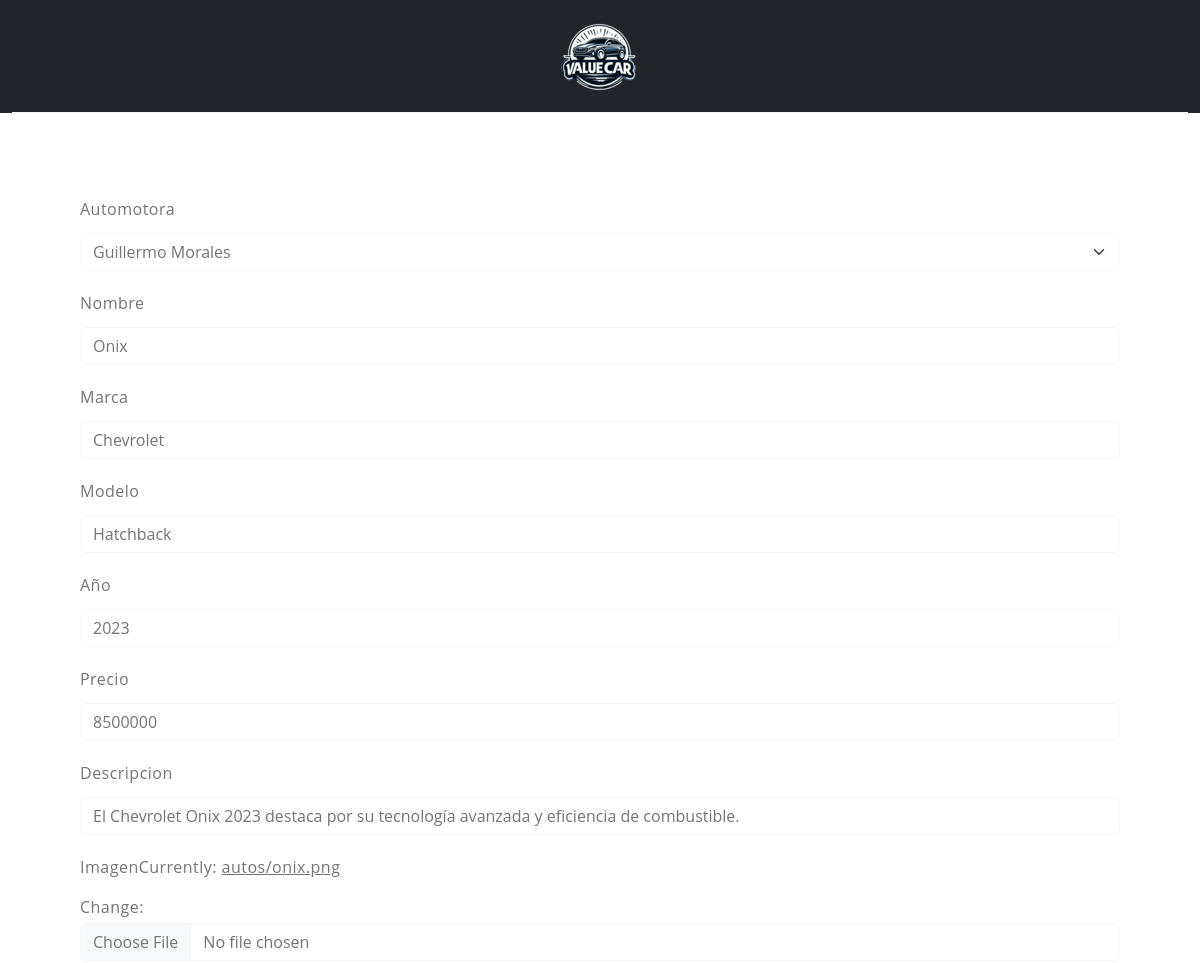
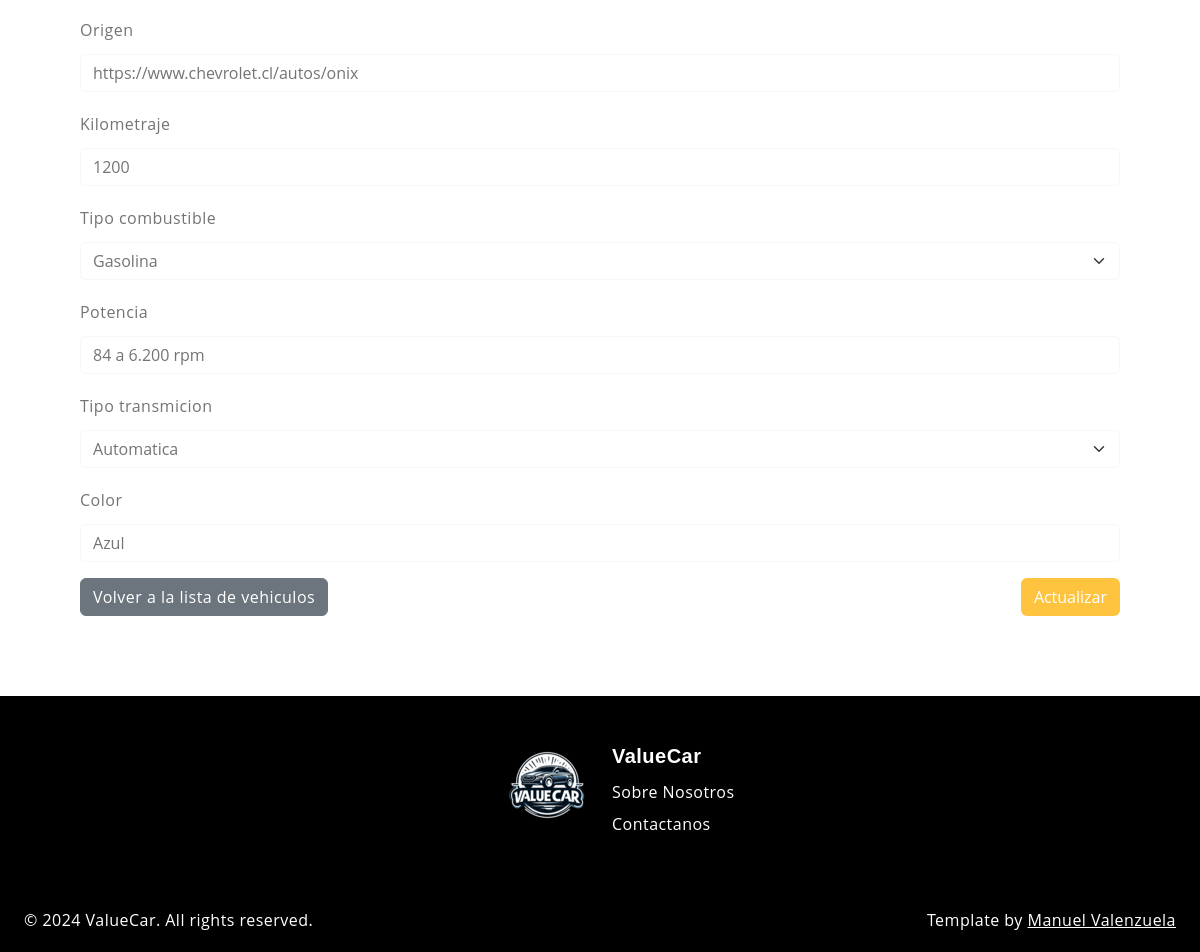
The app's page /update/3/ (signed in) with its own data (2 pictures, top to bottom).
### core/models.py (models this page shows, shortened)
class Auto(models.Model):
    automotora = models.ForeignKey(Automotora, on_delete=models.CASCADE)
    nombre = models.CharField(max_length=50)
    marca = models.CharField(max_length=50)
    modelo = models.CharField(max_length=50)
    año = models.IntegerField()
    precio = models.IntegerField()
    descripcion = models.CharField(max_length=300)
    imagen = models.ImageField(upload_to='autos/')
    origen = models.URLField()
    fecha_actualizacion = models.DateField(auto_now=True)
    kilometraje = models.IntegerField(null=True, blank=True)
    tipo_combustible = models.ForeignKey(TipoCombustible, on_delete=models.CASCADE)
    potencia = models.CharField(max_length=50)
    tipo_transmicion = models.ForeignKey(TipoTransmicion, on_delete=models.CASCADE)
    color = models.CharField(max_length=30)
    nuevo = models.BooleanField(default=False)

class Automotora(models.Model):
    comuna = models.ForeignKey(Comuna, on_delete=models.CASCADE)
    nombre = models.CharField(max_length=50)
    def __str__(self):
        return self.nombre

class TipoCombustible(models.Model):
    nombre = models.CharField(max_length=50)
    def __str__(self):
        return self.nombre

class TipoTransmicion(models.Model):
    nombre = models.CharField(max_length=50)
    def __str__(self):
        return self.nombre

### core/views.py (the view, shortened to what this page needs)
# urls.py: path('update/<id>/', updateCar, name='update'),
@permission_required('core.change_auto')
def updateCar(request, id):
    auto = Auto.objects.get(id=id)
    datos = {'form': AutoForm(instance=auto)}
    return render(request, 'core/Car/update.html', datos)

### core/forms.py
class AutoForm(ModelForm):
    class Meta:
        model = Auto
        fields = ['id', 'automotora', 'nombre', 'marca', 'modelo', 'año', 'precio','descripcion','imagen','origen','kilometraje','tipo_combustible','potencia','tipo_transmicion','color']

### core/templates/core/Car/update.html (shortened to what this page needs)
{% load static %}
{% load django_bootstrap5 %}
<!DOCTYPE html>
<html lang="en">
<head>
    <link rel="stylesheet" href="https://cdn.jsdelivr.net/npm/swiper@9/swiper-bundle.min.css">
    <link href="https://cdn.jsdelivr.net/npm/bootstrap@5.3.0-alpha3/dist/css/bootstrap.min.css" rel="stylesheet"
>
    <link rel="stylesheet" type="text/css" href="{% static 'core/css/vendor.css' %}">
    <link rel="stylesheet" type="text/css" href="{% static 'core/css/style.css' %}">
</head>
<body>
    <header>
        <div class="container-fluid  bg-dark">
            <div class="row py-3 border-bottom">
                <div class="col-sm-12 text-center">
                    <div class="main-logo">
                        <a href="{% url 'index' %}">
                            <img src="{% static 'core/images/logo1.png' %}" alt="logo" class="img-fluid">
                        </a>
                    </div>
                </div>
            </div>
        </div>
    </header>
    <div class="formulario">
        <form method="POST" enctype="multipart/form-data">
            {% bootstrap_form form %}
            <div class="d-flex align-items-center justify-content-between">
                <a href="{% url 'list' %}" class="btn btn-secondary">Volver a la lista de vehiculos</a>
                <button type="submit" class="btn btn-primary">Actualizar</button>
            </div>
        </form>
    </div>
    <footer class="py-5">
        <div class="container-fluid">
            <div class="row">
                <div class="col-md-6 text-end">
                    <div class="footer-menu">
                        <a href="{% url 'index' %}">
                            <img src="{% static 'core/images/logo1.png' %}" alt="logo">
                        </a>
                    </div>
                </div>
                <div class="col-md-6 text-start">
                    <div class="footer-menu">
                        <h5 class="widget-title fw-bold">ValueCar</h5>
                        <ul class="menu-list list-unstyled">
                            <li class="menu-item">
                                <a href="#" class="nav-link">Sobre Nosotros</a>
                            </li>
                            <li class="menu-item">
                                <a href="#" class="nav-link">Contactanos</a>
                            </li>
                        </ul>
                    </div>
                </div>
            </div>
        </div>
    </footer>
    <div id="footer-bottom">
        <div class="container-fluid">
            <div class="row">
                <div class="col-md-6 copyright">
                    <p>© 2024 ValueCar. All rights reserved.</p>
                </div>
                <div class="col-md-6 credit-link text-start text-md-end">
                    <p>Template by <a href="https://github.com/YuukiS3rl14">Manuel Valenzuela</a></p>
                </div>
            </div>
        </div>
    </div>
</body>
</html>

### core/static/core/css/style.css (style rules this page uses)
:root { --header-height : 160px; --header-height-min : 80px; }
:root { --accent-color : #FFC43F; --dark-color : #222222; --light-dark-color : #727272; --light-color : #fff; --grey-color : #dbdbdb; --light-grey-color : #fafafa; --primary-color : #6995B1; --light-primary-color : #eef1f3; }
:root { --body-font : "Open Sans", sans-serif; --heading-font : "Nunito", sans-serif; }
body { --bs-link-color: #333; --bs-link-hover-color:#333; --bs-link-color-rgb: 40,40,40; --bs-link-hover-color-rgb: 0,0,0; --bs-light-rgb: 248, 248, 248; --bs-font-sans-serif: "Open Sans", sans-serif; --bs-body-font-family: var(--bs-font-sans-serif); --bs-body-font-size: 1rem; --bs-body-font-weight: 400; --bs-body-line-height: 2; --bs-body-color: #747474; --bs-primary: #FFC43F; --bs-primary-rgb: 255, 196, 63; --bs-success: #a3be4c; --bs-success-rgb: 163, 190, 76; --bs-primary-bg-subtle: #FFF9EB; --bs-success-bg-subtle: #eef5e5; --bs-border-color: #F7F7F7; --bs-secondary-rgb: 230, 243, 251; --bs-danger-rgb: 249, 235, 231; --bs-warning-rgb: 255, 249, 235; --bs-info-rgb: 230, 243, 250; }
.btn-primary { --bs-btn-color: #fff; --bs-btn-bg: #ffc43f; --bs-btn-border-color: transparent; --bs-btn-hover-color: #fff; --bs-btn-hover-bg: #f7a422; --bs-btn-hover-border-color: transparent; --bs-btn-focus-shadow-rgb: 49,132,253; --bs-btn-active-color: #fff; --bs-btn-active-bg: #ffc43f; --bs-btn-active-border-color: transparent; --bs-btn-active-shadow: inset 0 3px 5px rgba(0, 0, 0, 0.125); --bs-btn-disabled-color: #fff; --bs-btn-disabled-bg: #d3d7dd; --bs-btn-disabled-border-color: transparent; }
body { letter-spacing: 0.03em; }
h1,h2,h3,h4,h5,h6 { font-family: var(--heading-font); color: white var(--light-color); font-weight: 700; }
.container, .container-fluid, .container-lg, .container-md, .container-sm, .container-xl, .container-xxl { --bs-gutter-x: 3rem; }
.container-fluid { max-width: 1600px; }
footer { background-color: black; color: white; padding: 20px; text-align: center; }
#footer-bottom { background-color: black; color: white; }
a { color: white rgba(var(--bs-link-color-rgb), var(--bs-link-opacity, 1)); text-decoration: underline; }
.formulario { margin-top: 80px; margin-bottom: 80px; margin-left: 80px; margin-right: 80px; }

### records on screen
Auto: automotora "Guillermo Morales", marca "Chevrolet", modelo "Hatchback", año "2023", precio "8500000", descripcion "El Chevrolet Onix 2023 destaca por su tecnología avanzada y eficiencia de combustible.", origen "https://www.chevrolet.cl/autos/onix", kilometraje "1200", tipo_combustible "Gasolina", potencia "84 a 6.200 rpm", tipo_transmicion "Automatica", color "Azul"
Automotora: nombre "Onix"
